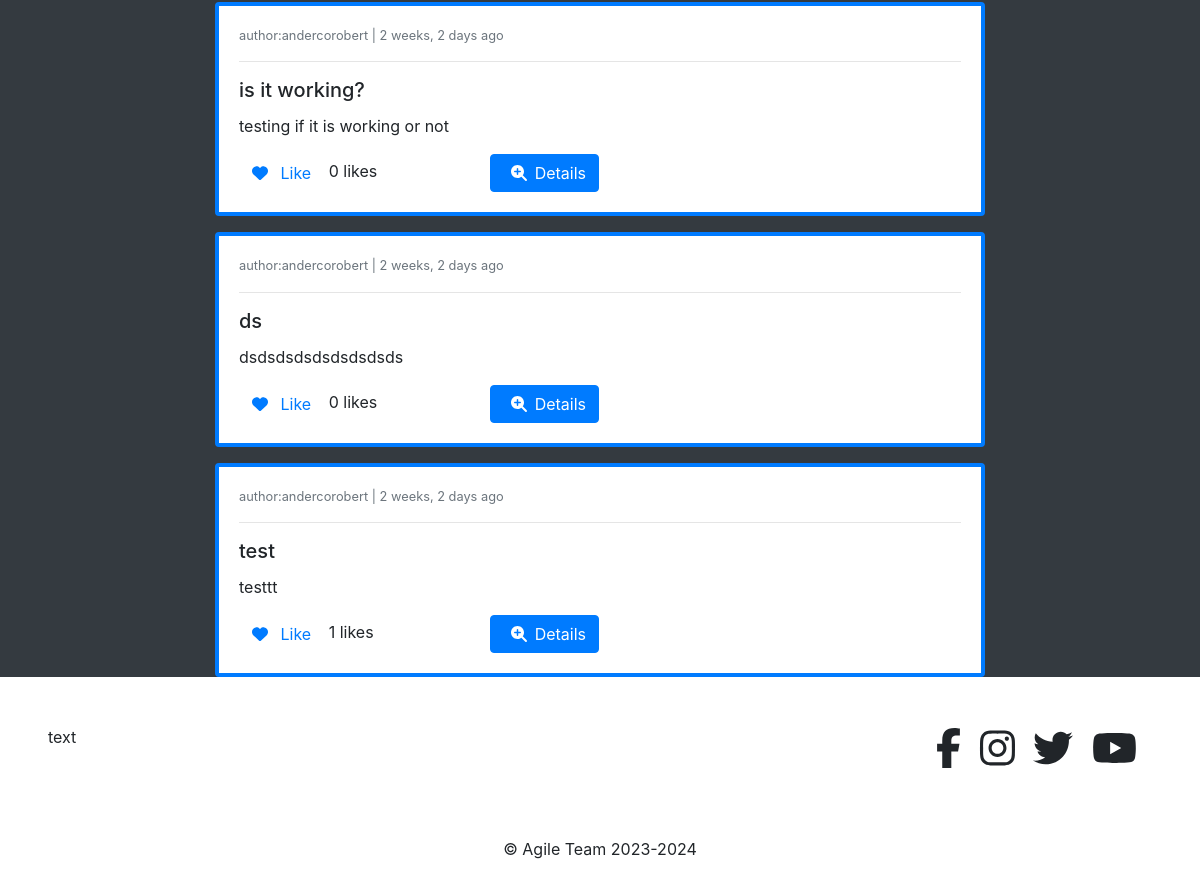
/posts/ (lower part), run on an earlier commit of the app's database.
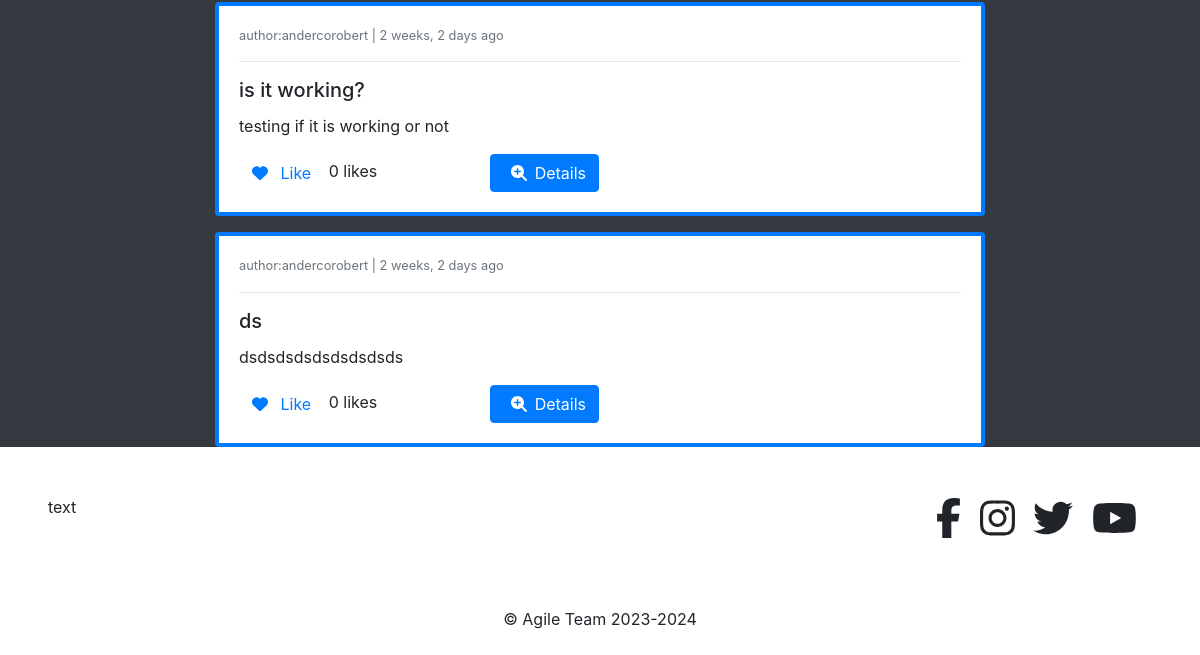
And on a later commit of the database.
### posts/models.py (models this page shows, shortened)
class Post(models.Model):
    author = models.ForeignKey(Profile, on_delete=models.CASCADE)
    liked = models.ManyToManyField(Profile, related_name="liked", blank=True)
    updated = models.DateTimeField(auto_now=True)
    created = models.DateTimeField(auto_now_add=True)

class GeneralPost(Post):
    title = models.CharField(max_length=200)
    description = models.CharField(max_length=300)
    image = models.ImageField(upload_to=get_upload_path, blank=True, validators=[FileExtensionValidator(['png','jpg', 'jpeg'])])
    def get_absolute_url(self):
        return reverse("posts:gp-detail", kwargs={"pk": self.pk})

class Post(models.Model):
    author = models.ForeignKey(Profile, on_delete=models.CASCADE)
    liked = models.ManyToManyField(Profile, related_name="liked", blank=True)
    updated = models.DateTimeField(auto_now=True)
    created = models.DateTimeField(auto_now_add=True)

### profiles/models.py (models this page shows)
class Profile(models.Model):
    user = models.OneToOneField(User, on_delete=models.CASCADE)
    bio = models.TextField()
    profile_picture = models.ImageField(upload_to=get_upload_path, default="uploads/profile/img/avatar.png", validators=[FileExtensionValidator(['png','jpg', 'jpeg'])])
    team = models.CharField(max_length=200)
    updated = models.DateTimeField(auto_now=True)
    created = models.DateTimeField(auto_now_add=True)
    def __str__(self):
        return "{}".format(self.user)

### posts/views.py (the view)
# urls.py: path('', PostCreateView.as_view(), name='post-list'),
class PostCreateView(FormUserRequiredMixin, CreateView):
    form_class = PostForm
    template_name = 'posts/board.html'
    success_url = reverse_lazy('posts:post-list')
    def get_context_data(self, **kwargs):
        qs1 = ProblemPost.objects.public_only()
        qs2 = GeneralPost.objects.all()
        qs = sorted(chain(qs1, qs2), reverse=True, key=lambda obj: obj.created)
        context=super().get_context_data(**kwargs)
        context["object_list"]= qs
        return context

### categories/models.py (called while the page is built)
    def __str__(self):
        return self.name

### posts/models.py (called while the page is built)
    def public_only(self):
        return self.filter(problem_reported__public = True)

    def get_absolute_url(self):
        return reverse("posts:pp-detail", kwargs={"pk1": self.pk, 'pk': self.problem_reported.id})

### profiles/context_processors.py (called while the page is built, shortened)
def profile_pic(request):
    return {}

def get_profile(request):
    return {}

### posts/templates/posts/board.html (shortened to what this page needs)
{% extends 'base.html' %}
{% load crispy_forms_tags %}
{% block content %}
<div class="col-8 mx-auto" style="margin-top: 70px;">
    <br>
    {% for obj in object_list %}
        <div class="{% if obj.problem_reported %}border-danger{% else %}border-primary{% endif %} card card-body mt-3" style="border-width: 4px;">
            {% if obj.problem_reported %}
                <small class='text-muted'> author:{{obj.problem_reported.user}} | {{obj.problem_reported.created|timesince}} ago </small>
                <hr>
                <h5 class= 'card-title'> {{obj.problem_reported.category}}</h5>
                <p class='card-text'> {{obj.problem_reported.description}}</p>
            {% else %}
                <small class='text-muted'> author:{{obj.author}} | {{obj.created|timesince}} ago </small>
                <hr>
                <h5 class='card-title'> {{obj.title}}</h5>
                <p class='card-text'> {{obj.description}}</p>
            {% endif %}
            <form action="{% url "posts:post-like" %}" method='POST'>
                <div class='row'>
                    <div class='col-4'>
                        <button class='btn btn-link' type='submit' style="text-decoration:none">
                        {% if profile not in obj.liked.all%}
                                <i class="fa-solid fa-heart"></i>
                                <span class='ml-2'>Like</span>
                        {% else %}
                                <i class="fa-solid fa-heart-crack"></i>
                                <span class='ml-2'>Unlike</span>
                        {% endif %}
                        </button>
                        <span class="text-black"> {{obj.liked.all.count}} likes </span>
                    </div>
                    <div class='col-4'>
                        <a href='{{obj.get_absolute_url}}' class='btn btn-primary'>
                            <span class='ml-2'><i class="fa-solid fa-magnifying-glass-plus mr-2"></i>Details </span>
                        </a>
                    </div>
                </div>
            </form>
        </div>
    {% endfor %}
</div>
{% endblock content %}

What changed in the data, as far as the page shows it:
removed GeneralPost: author "andercorobert", created "2 weeks, 2 days", title "test", description "testtt", shows "Like", liked.all.count "1"
